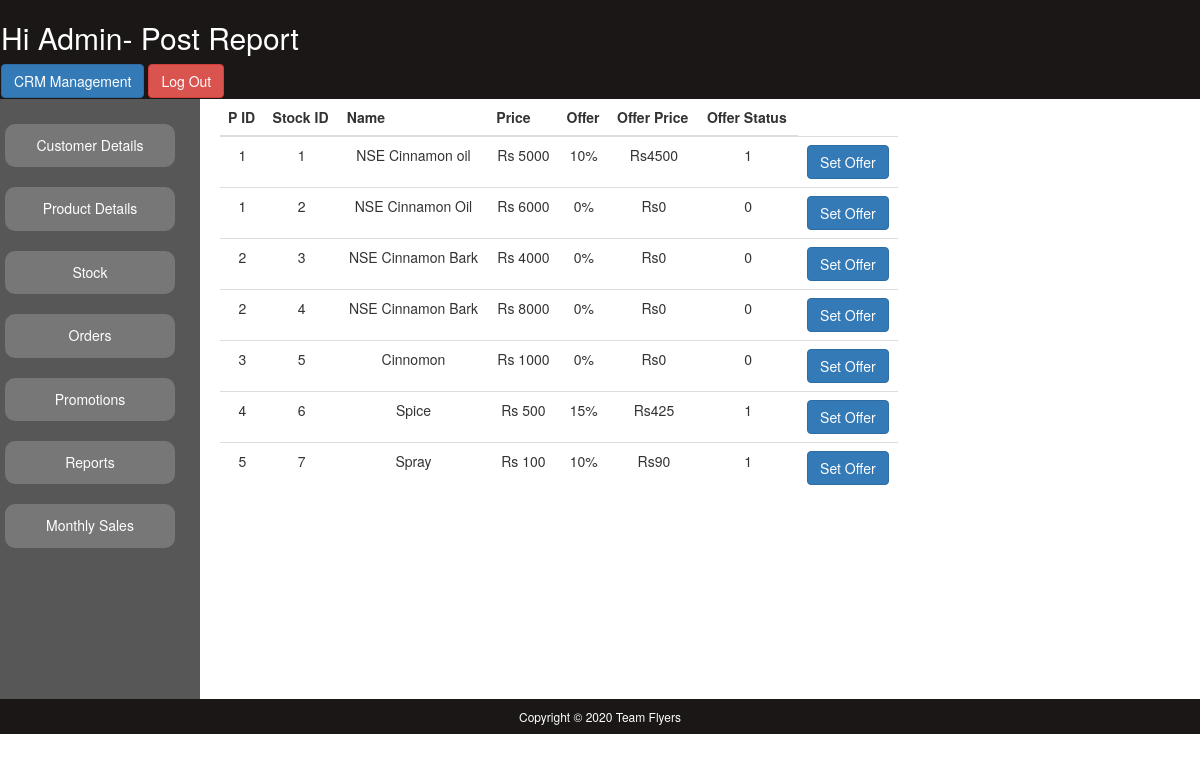
The app's page /Website/Admin/Admin_Promotions.php (signed in) with its own data.
### tables this page shows
CREATE TABLE IF NOT EXISTS `product` (
  `P_ID` int(11) NOT NULL,
  `P_Qty` int(11) NOT NULL,
  `P_Name` varchar(100) NOT NULL,
  `P_Type` varchar(100) NOT NULL,
  `Stock_ID` int(11) NOT NULL,
  `P_Description` varchar(500) NOT NULL,
  `P_Price` double NOT NULL,
  `P_ManDate` date NOT NULL,
  `P_ExpDate` date NOT NULL,
  `P_Offers` int(11) NOT NULL,
  `P_OfferPrice` double NOT NULL,
  `P_OfferStatus` int(11) NOT NULL,
  `P_filepath` varchar(500) NOT NULL,
  UNIQUE KEY `Stock_ID` (`Stock_ID`) USING BTREE,
  KEY `P_Type` (`P_Type`),
  KEY `P_Qty` (`P_Qty`),
  KEY `product_ibfk_8` (`P_Qty`,`Stock_ID`),
  KEY `P_ID` (`P_ID`) USING BTREE,
  KEY `P_Name` (`P_Name`)
);

### Website/Admin/Admin_Promotions.php (the view, shortened to what this page needs)
<!doctype html>
<html>
<head>
<link rel="stylesheet" type="text/css" href="CSS/Style1.css">
<link rel="stylesheet" href="https://maxcdn.bootstrapcdn.com/bootstrap/3.4.1/css/bootstrap.min.css">
</head>
<body>
	<div id="header">
		<h2 style="color:#FFFFFF;">Hi Admin- Post Report</h2>
		<a href="CRM_Interface.php"  class="btn btn-primary"> CRM Management</a>
		<a href="Admin_Login.php"  class="btn btn-danger"> Log Out</a>
	</div>
	<div id="navigation"><br>
    	<a href="Admin_CustomerDetails.php" class="btn badge"><h5>Customer Details</h5></a><br><br>
        <a href="Admin_Product.php" class="btn badge"><h5>Product Details</h5></a><br><br>
        <a href="Admin_Stock.php" class="btn badge"><h5>Stock</h5></a><br><br>
        <a href="Admin_Orders" class="btn badge"><h5>Orders</h5></a><br><br>
        <a href="Admin_Promotions.php" class="btn badge"><h5>Promotions</h5></a><br><br>
        <a href="Admin_reports.php" class="btn badge"><h5>Reports</h5></a><br><br>
		<a href="report.php" class="btn badge"><h5>Monthly Sales</h5></a><br><br>
    </div>
	<div id="Section">
	<table width="100%" class="table" >
              <thead>
                <tr>
				<th>P ID</th>
				<th>Stock ID</th>
				<th>Name</th>
                <th>Price</th>
				<th>Offer</th>
				<th>Offer Price</th>
				<th>Offer Status</th>
                </tr>
              </thead>
              <tbody>
		<?php
		 $con = mysqli_connect("localhost","id15543581_root","rsmkds@123AA","id15543581_e_com_db");
				  $sql ="SELECT * FROM `product` ";
		$result = mysqli_query($con,$sql);
		if(mysqli_num_rows($result)> 0)
	{
			while($row = mysqli_fetch_assoc($result))
			{
	?>
                <tr align="center">
				<td><?php echo $row['P_ID'] ?></td>
				<td><?php echo $row['Stock_ID'] ?></td>
				<td><?php echo $row['P_Name'] ?></td>
				<td>Rs <?php echo $row['P_Price'] ?></td>
				<td><?php echo $row['P_Offers'] ?>%</td>
				<td>Rs<?php echo $row['P_OfferPrice'] ?></td>
				<td><?php echo $row['P_OfferStatus'] ?></td>
				<td>
				<a  href="Set_Offer.php?id=<?php echo $row['P_ID']; ?>" title="click for edit" onclick="return confirm('Set an offer on this item?')" class="btn btn-primary">Set Offer</a>
                </td>
                </tr>
        <?php
			}}
			?>
      </table>
		</div>
<div id="foot">
    	<h6 style="color:#FFFFFF;">Copyright &copy; 2020 Team Flyers</h6>
    </div>
</body>
</html>

### Website/Admin/CSS/Style1.css (style rules this page uses)
body { margin:0; padding:0; font-family: sans-serif; background-size:cover; }
.badge { width: 170px; }
.table { margin-left: 20px; }
#header { background-color:#1B1717; padding:1px; }
#Section { float: left; }
#navigation { background-color:#575757; height:600px; width:200px; padding:5px; float:left; }
#foot { clear:both; text-align:center; background-color:#1B1717; padding:1px; }

### records on screen
product: P_ID "1", Stock_ID "1", P_Name "NSE Cinnamon oil", P_Price "5000", P_Offers "10", P_OfferPrice "4500", P_OfferStatus "1"
product: P_ID "1", Stock_ID "2", P_Name "NSE Cinnamon Oil", P_Price "6000", P_Offers "0", P_OfferPrice "0", P_OfferStatus "0"
product: P_ID "2", Stock_ID "3", P_Name "NSE Cinnamon Bark", P_Price "4000", P_Offers "0", P_OfferPrice "0", P_OfferStatus "0"
product: P_ID "2", Stock_ID "4", P_Name "NSE Cinnamon Bark", P_Price "8000", P_Offers "0", P_OfferPrice "0", P_OfferStatus "0"
product: P_ID "3", Stock_ID "5", P_Name "Cinnomon", P_Price "1000", P_Offers "0", P_OfferPrice "0", P_OfferStatus "0"
product: P_ID "4", Stock_ID "6", P_Name "Spice", P_Price "500", P_Offers "15", P_OfferPrice "425", P_OfferStatus "1"
product: P_ID "5", Stock_ID "7", P_Name "Spray", P_Price "100", P_Offers "10", P_OfferPrice "90", P_OfferStatus "1"
